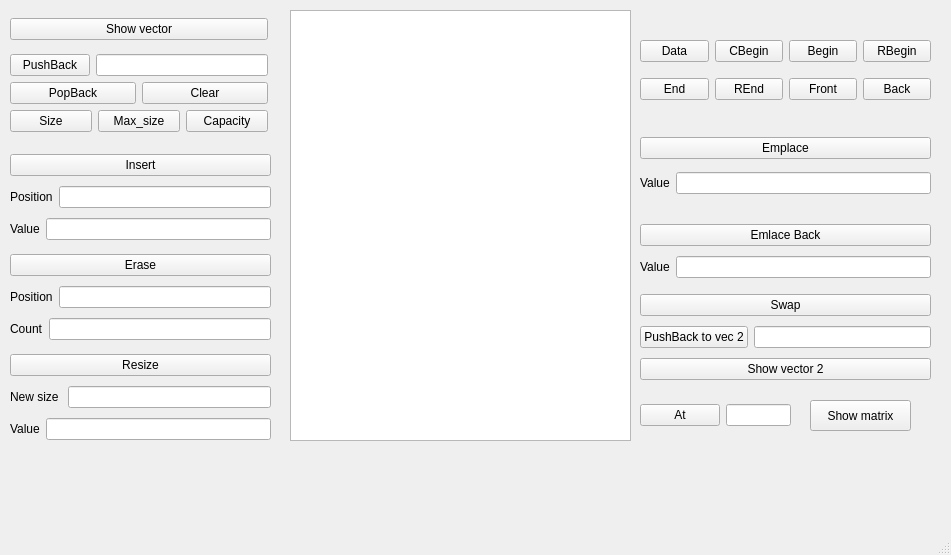
<?xml version="1.0" encoding="UTF-8"?>
<ui version="4.0">
 <class>MainWindow</class>
 <widget class="QMainWindow" name="MainWindow">
  <property name="geometry">
   <rect>
    <x>0</x>
    <y>0</y>
    <width>951</width>
    <height>555</height>
   </rect>
  </property>
  <property name="windowTitle">
   <string>MainWindow</string>
  </property>
  <widget class="QWidget" name="centralwidget">
   <widget class="QTextEdit" name="textEdit">
    <property name="geometry">
     <rect>
      <x>290</x>
      <y>10</y>
      <width>341</width>
      <height>431</height>
     </rect>
    </property>
   </widget>
   <widget class="QWidget" name="layoutWidget">
    <property name="geometry">
     <rect>
      <x>10</x>
      <y>10</y>
      <width>258</width>
      <height>132</height>
     </rect>
    </property>
    <layout class="QVBoxLayout" name="verticalLayout_4">
     <item>
      <widget class="QPushButton" name="pushButton_show">
       <property name="text">
        <string>Show vector</string>
       </property>
      </widget>
     </item>
     <item>
      <layout class="QVBoxLayout" name="verticalLayout_3">
       <item>
        <layout class="QHBoxLayout" name="horizontalLayout">
         <item>
          <widget class="QPushButton" name="pushButton_push_back">
           <property name="text">
            <string>PushBack</string>
           </property>
          </widget>
         </item>
         <item>
          <widget class="QLineEdit" name="lineEdit_push_back"/>
         </item>
        </layout>
       </item>
       <item>
        <layout class="QHBoxLayout" name="horizontalLayout_3">
         <item>
          <widget class="QPushButton" name="pushButton_pop_back">
           <property name="text">
            <string>PopBack</string>
           </property>
          </widget>
         </item>
         <item>
          <widget class="QPushButton" name="pushButton_clear">
           <property name="text">
            <string>Clear</string>
           </property>
          </widget>
         </item>
        </layout>
       </item>
       <item>
        <layout class="QHBoxLayout" name="horizontalLayout_2">
         <item>
          <widget class="QPushButton" name="pushButton_size">
           <property name="text">
            <string>Size</string>
           </property>
          </widget>
         </item>
         <item>
          <widget class="QPushButton" name="pushButton_max_size">
           <property name="text">
            <string>Max_size</string>
           </property>
          </widget>
         </item>
         <item>
          <widget class="QPushButton" name="pushButton_capacity">
           <property name="text">
            <string>Capacity</string>
           </property>
          </widget>
         </item>
        </layout>
       </item>
      </layout>
     </item>
    </layout>
   </widget>
   <widget class="QWidget" name="layoutWidget">
    <property name="geometry">
     <rect>
      <x>10</x>
      <y>350</y>
      <width>261</width>
      <height>96</height>
     </rect>
    </property>
    <layout class="QVBoxLayout" name="verticalLayout">
     <item>
      <widget class="QPushButton" name="pushButton_resize">
       <property name="text">
        <string>Resize</string>
       </property>
      </widget>
     </item>
     <item>
      <layout class="QHBoxLayout" name="horizontalLayout_4">
       <item>
        <widget class="QLabel" name="label">
         <property name="text">
          <string>New size </string>
         </property>
        </widget>
       </item>
       <item>
        <widget class="QLineEdit" name="lineEdit_resize_size"/>
       </item>
      </layout>
     </item>
     <item>
      <layout class="QHBoxLayout" name="horizontalLayout_5">
       <item>
        <widget class="QLabel" name="label_2">
         <property name="text">
          <string>Value</string>
         </property>
        </widget>
       </item>
       <item>
        <widget class="QLineEdit" name="lineEdit_resize_value"/>
       </item>
      </layout>
     </item>
    </layout>
   </widget>
   <widget class="QWidget" name="layoutWidget">
    <property name="geometry">
     <rect>
      <x>640</x>
      <y>30</y>
      <width>291</width>
      <height>81</height>
     </rect>
    </property>
    <layout class="QVBoxLayout" name="verticalLayout_9">
     <item>
      <layout class="QHBoxLayout" name="horizontalLayout_14">
       <item>
        <widget class="QPushButton" name="pushButton_data">
         <property name="text">
          <string>Data</string>
         </property>
        </widget>
       </item>
       <item>
        <widget class="QPushButton" name="pushButton_cbegin">
         <property name="text">
          <string>CBegin</string>
         </property>
        </widget>
       </item>
       <item>
        <widget class="QPushButton" name="pushButton_begin">
         <property name="text">
          <string>Begin</string>
         </property>
        </widget>
       </item>
       <item>
        <widget class="QPushButton" name="pushButton_rbegin">
         <property name="text">
          <string>RBegin</string>
         </property>
        </widget>
       </item>
      </layout>
     </item>
     <item>
      <layout class="QHBoxLayout" name="horizontalLayout_16">
       <item>
        <widget class="QPushButton" name="pushButton_end">
         <property name="text">
          <string>End</string>
         </property>
        </widget>
       </item>
       <item>
        <widget class="QPushButton" name="pushButton_rend">
         <property name="text">
          <string>REnd</string>
         </property>
        </widget>
       </item>
       <item>
        <widget class="QPushButton" name="pushButton_front">
         <property name="text">
          <string>Front</string>
         </property>
        </widget>
       </item>
       <item>
        <widget class="QPushButton" name="pushButton_back">
         <property name="text">
          <string>Back</string>
         </property>
        </widget>
       </item>
      </layout>
     </item>
    </layout>
   </widget>
   <widget class="QWidget" name="layoutWidget">
    <property name="geometry">
     <rect>
      <x>640</x>
      <y>130</y>
      <width>291</width>
      <height>71</height>
     </rect>
    </property>
    <layout class="QVBoxLayout" name="verticalLayout_5">
     <item>
      <widget class="QPushButton" name="pushButton_emplace">
       <property name="text">
        <string>Emplace</string>
       </property>
      </widget>
     </item>
     <item>
      <layout class="QHBoxLayout" name="horizontalLayout_12">
       <item>
        <widget class="QLabel" name="label_8">
         <property name="text">
          <string>Value</string>
         </property>
        </widget>
       </item>
       <item>
        <widget class="QLineEdit" name="lineEdit_emplace_args"/>
       </item>
      </layout>
     </item>
    </layout>
   </widget>
   <widget class="QWidget" name="layoutWidget">
    <property name="geometry">
     <rect>
      <x>640</x>
      <y>220</y>
      <width>291</width>
      <height>62</height>
     </rect>
    </property>
    <layout class="QVBoxLayout" name="verticalLayout_8">
     <item>
      <widget class="QPushButton" name="pushButton_emplace_back">
       <property name="text">
        <string>Emlace Back</string>
       </property>
      </widget>
     </item>
     <item>
      <layout class="QHBoxLayout" name="horizontalLayout_13">
       <item>
        <widget class="QLabel" name="label_9">
         <property name="text">
          <string>Value</string>
         </property>
        </widget>
       </item>
       <item>
        <widget class="QLineEdit" name="lineEdit"/>
       </item>
      </layout>
     </item>
    </layout>
   </widget>
   <widget class="QWidget" name="layoutWidget">
    <property name="geometry">
     <rect>
      <x>640</x>
      <y>290</y>
      <width>291</width>
      <height>94</height>
     </rect>
    </property>
    <layout class="QVBoxLayout" name="verticalLayout_10">
     <item>
      <widget class="QPushButton" name="pushButton_swap">
       <property name="text">
        <string>Swap</string>
       </property>
      </widget>
     </item>
     <item>
      <layout class="QHBoxLayout" name="horizontalLayout_15">
       <item>
        <widget class="QPushButton" name="pushButton_pushback_vec2">
         <property name="text">
          <string>PushBack to vec 2</string>
         </property>
        </widget>
       </item>
       <item>
        <widget class="QLineEdit" name="lineEdit_pushback_vec2"/>
       </item>
      </layout>
     </item>
     <item>
      <widget class="QPushButton" name="pushButton_show_vec2">
       <property name="text">
        <string>Show vector 2</string>
       </property>
      </widget>
     </item>
    </layout>
   </widget>
   <widget class="QWidget" name="layoutWidget">
    <property name="geometry">
     <rect>
      <x>640</x>
      <y>400</y>
      <width>151</width>
      <height>31</height>
     </rect>
    </property>
    <layout class="QHBoxLayout" name="horizontalLayout_6">
     <item>
      <widget class="QPushButton" name="pushButton_at">
       <property name="text">
        <string>At</string>
       </property>
      </widget>
     </item>
     <item>
      <widget class="QLineEdit" name="lineEdit_at_index"/>
     </item>
    </layout>
   </widget>
   <widget class="QWidget" name="layoutWidget">
    <property name="geometry">
     <rect>
      <x>10</x>
      <y>250</y>
      <width>261</width>
      <height>96</height>
     </rect>
    </property>
    <layout class="QVBoxLayout" name="verticalLayout_7">
     <item>
      <widget class="QPushButton" name="pushButton_erase">
       <property name="text">
        <string>Erase</string>
       </property>
      </widget>
     </item>
     <item>
      <layout class="QHBoxLayout" name="horizontalLayout_10">
       <item>
        <widget class="QLabel" name="label_5">
         <property name="text">
          <string>Position</string>
         </property>
        </widget>
       </item>
       <item>
        <widget class="QLineEdit" name="lineEdit_erase_position"/>
       </item>
      </layout>
     </item>
     <item>
      <layout class="QHBoxLayout" name="horizontalLayout_11">
       <item>
        <widget class="QLabel" name="label_6">
         <property name="text">
          <string>Count</string>
         </property>
        </widget>
       </item>
       <item>
        <widget class="QLineEdit" name="lineEdit_count"/>
       </item>
      </layout>
     </item>
    </layout>
   </widget>
   <widget class="QWidget" name="layoutWidget">
    <property name="geometry">
     <rect>
      <x>10</x>
      <y>150</y>
      <width>261</width>
      <height>96</height>
     </rect>
    </property>
    <layout class="QVBoxLayout" name="verticalLayout_2">
     <item>
      <widget class="QPushButton" name="pushButton_insert">
       <property name="text">
        <string>Insert</string>
       </property>
      </widget>
     </item>
     <item>
      <layout class="QHBoxLayout" name="horizontalLayout_8">
       <item>
        <widget class="QLabel" name="label_3">
         <property name="text">
          <string>Position</string>
         </property>
        </widget>
       </item>
       <item>
        <widget class="QLineEdit" name="lineEdit_insert_position"/>
       </item>
      </layout>
     </item>
     <item>
      <layout class="QHBoxLayout" name="horizontalLayout_9">
       <item>
        <widget class="QLabel" name="label_4">
         <property name="text">
          <string>Value</string>
         </property>
        </widget>
       </item>
       <item>
        <widget class="QLineEdit" name="lineEdit_value"/>
       </item>
      </layout>
     </item>
    </layout>
   </widget>
   <widget class="QPushButton" name="pushButton_show_matrix">
    <property name="geometry">
     <rect>
      <x>810</x>
      <y>400</y>
      <width>101</width>
      <height>31</height>
     </rect>
    </property>
    <property name="text">
     <string>Show matrix</string>
    </property>
   </widget>
  </widget>
  <widget class="QMenuBar" name="menubar">
   <property name="geometry">
    <rect>
     <x>0</x>
     <y>0</y>
     <width>951</width>
     <height>23</height>
    </rect>
   </property>
  </widget>
  <widget class="QStatusBar" name="statusbar"/>
 </widget>
 <resources/>
 <connections/>
</ui>
